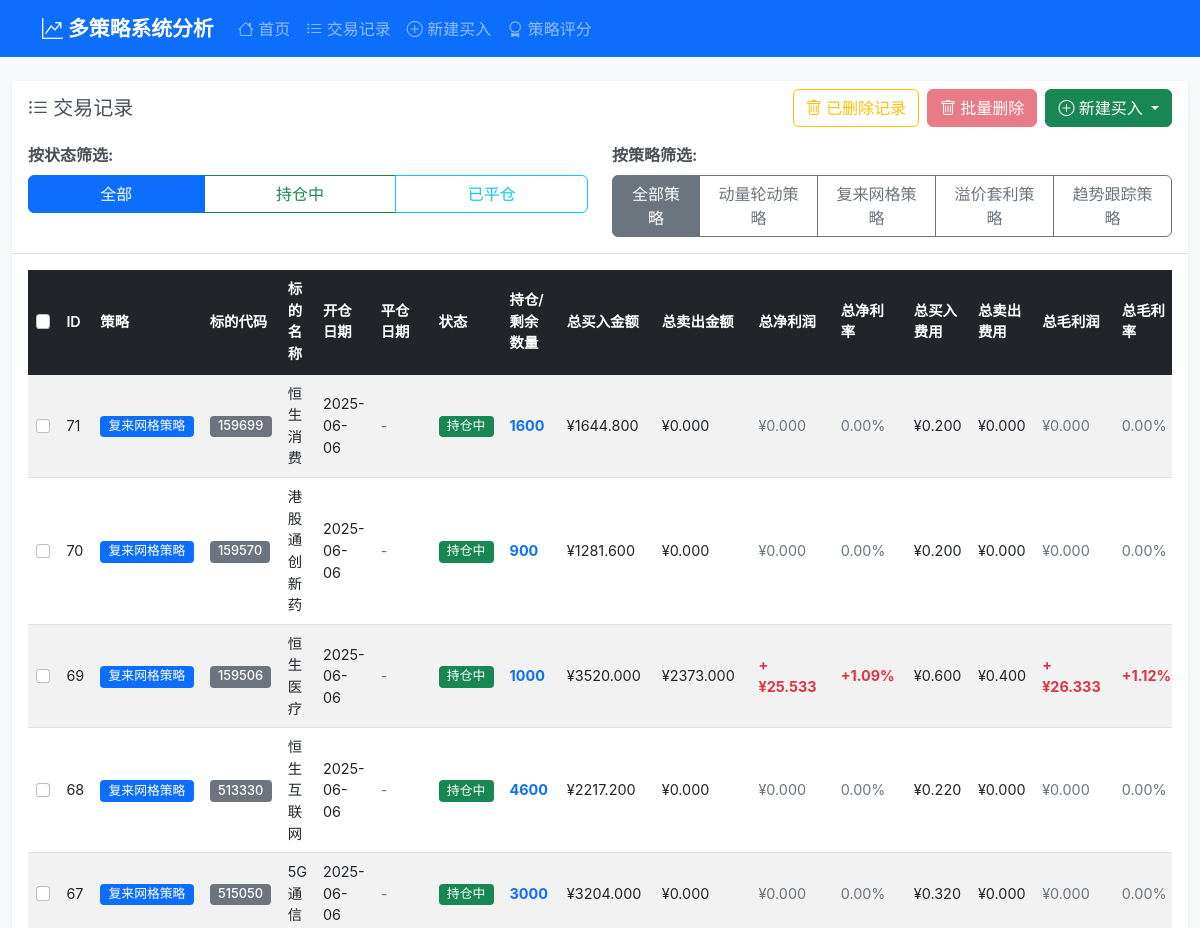
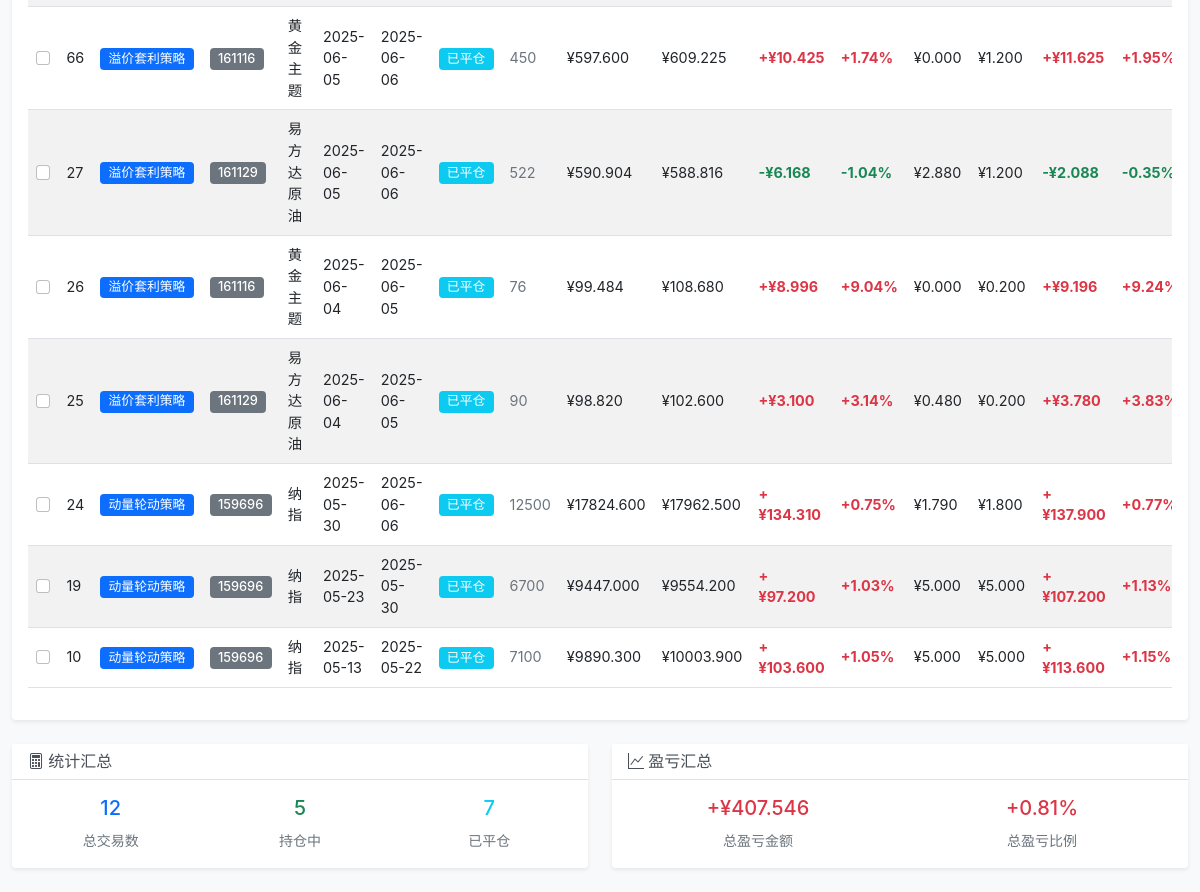
/trades, run on the app's committed database (2 pictures, top to bottom).
### tables this page shows
CREATE TABLE strategies (
                id INTEGER PRIMARY KEY AUTOINCREMENT,
                name TEXT NOT NULL UNIQUE,
                description TEXT,
                is_active BOOLEAN DEFAULT 1,
                created_at TIMESTAMP DEFAULT CURRENT_TIMESTAMP,
                updated_at TIMESTAMP DEFAULT CURRENT_TIMESTAMP
            );

CREATE TABLE trades (
                id INTEGER PRIMARY KEY AUTOINCREMENT,
                symbol_code TEXT NOT NULL,
                symbol_name TEXT NOT NULL,
                open_date DATE NOT NULL,
                close_date DATE,
                status TEXT DEFAULT 'open',  -- open: 持仓中, closed: 已平仓
                total_buy_amount DECIMAL(15,3) DEFAULT 0,
                total_buy_quantity INTEGER DEFAULT 0,
                total_sell_amount DECIMAL(15,3) DEFAULT 0,
                total_sell_quantity INTEGER DEFAULT 0,
                remaining_quantity INTEGER DEFAULT 0,
                total_profit_loss DECIMAL(15,3) DEFAULT 0,
                total_profit_loss_pct DECIMAL(8,4) DEFAULT 0,
                holding_days INTEGER DEFAULT 0,
                created_at TIMESTAMP DEFAULT CURRENT_TIMESTAMP,
                updated_at TIMESTAMP DEFAULT CURRENT_TIMESTAMP
            , strategy TEXT DEFAULT "trend", trade_log TEXT, deleted_at TIMESTAMP, deleted_reason TEXT, strategy_id INTEGER, is_deleted INTEGER DEFAULT 0, delete_date TIMESTAMP, delete_reason TEXT, operator_note TEXT, total_gross_profit DECIMAL(15,3) DEFAULT 0, total_net_profit DECIMAL(15,3) DEFAULT 0, total_net_profit_pct DECIMAL(8,4) DEFAULT 0);

### routes/trading_routes.py (the view)
@trading_bp.route('/trades')
def trades():
    try:
        trading_service = TradingService(current_app.db_service)
        strategy_service = StrategyService(current_app.db_service)
        status = request.args.get('status', 'all')
        strategy_arg = request.args.get('strategy', 'all')
        status_filter = None if not status or status == 'all' else status
        strategy_filter = None
        if strategy_arg and strategy_arg != 'all':
            try:
                strategy_filter = int(strategy_arg)
            except ValueError:
                strategy_filter = strategy_arg
        all_trades = trading_service.get_all_trades(status=status_filter, strategy=strategy_filter)
        strategies_list = strategy_service.get_all_strategies()
        return render_template('trades.html',
                             trades=all_trades,
                             strategies=strategies_list,
                             current_status=status,
                             current_strategy=str(strategy_arg))
    except Exception as e:
        current_app.logger.error(f"交易列表加载失败: {str(e)}")
        return render_template('trades.html', trades=[], strategies=[])

### templates/trades.html (shortened to what this page needs)
{% extends "base.html" %}
{% block content %}
<div class="row">
    <div class="col-12">
        <div class="card">
            <div class="card-header">
                <div class="d-flex justify-content-between align-items-center mb-3">
                    <h5 class="card-title mb-0">
                        <i class="bi bi-list-ul"></i> 交易记录
                    </h5>
                    <div class="d-flex gap-2">
                        <a href="{{ url_for('trading.deleted_trades') }}" class="btn btn-outline-warning">
                            <i class="bi bi-trash"></i> 已删除记录
                        </a>
                        <button class="btn btn-danger" id="batchDeleteBtn" disabled>
                            <i class="bi bi-trash"></i> 批量删除
                        </button>
                        <div class="dropdown">
                            <button class="btn btn-success dropdown-toggle" type="button" data-bs-toggle="dropdown">
                                <i class="bi bi-plus-circle"></i> 新建买入
                            </button>
                        </div>
                    </div>
                </div>
                <div class="row">
                    <div class="col-md-6 mb-2">
                        <label class="form-label fw-bold">按状态筛选:</label>
                        <div class="btn-group w-100" role="group">
                            <a href="{{ url_for('trading.trades') }}?status=all{% if current_strategy != 'all' %}&strategy={{ current_strategy }}{% endif %}"
                               class="btn btn-outline-primary {{ 'active' if current_status == 'all' else '' }}">
                                全部
                            </a>
                            <a href="{{ url_for('trading.trades') }}?status=open{% if current_strategy != 'all' %}&strategy={{ current_strategy }}{% endif %}"
                               class="btn btn-outline-success {{ 'active' if current_status == 'open' else '' }}">
                                持仓中
                            </a>
                            <a href="{{ url_for('trading.trades') }}?status=closed{% if current_strategy != 'all' %}&strategy={{ current_strategy }}{% endif %}"
                               class="btn btn-outline-info {{ 'active' if current_status == 'closed' else '' }}">
                                已平仓
                            </a>
                        </div>
                    </div>
                    <div class="col-md-6 mb-2">
                        <label class="form-label fw-bold">按策略筛选:</label>
                        <div class="btn-group w-100" role="group">
                            <a href="{{ url_for('trading.trades') }}?strategy=all{% if current_status != 'all' %}&status={{ current_status }}{% endif %}"
                               class="btn btn-outline-secondary {{ 'active' if current_strategy == 'all' else '' }}">
                                全部策略
                            </a>
                            {% for s in strategies %}
                            <a href="{{ url_for('trading.trades') }}?strategy={{ s.id }}{% if current_status != 'all' %}&status={{ current_status }}{% endif %}"
                               class="btn btn-outline-secondary {{ 'active' if current_strategy == (s.id|string) else '' }}">
                                {{ s.name }}
                            </a>
                            {% endfor %}
                        </div>
                    </div>
                </div>
            </div>
            <div class="card-body">
                <div class="table-responsive">
                    <table class="table table-striped table-hover">
                        <thead class="table-dark">
                            <tr>
                                <th>
                                    <input type="checkbox" id="selectAll" class="form-check-input">
                                </th>
                                <th>ID</th>
                                <th>策略</th>
                                <th>标的代码</th>
                                <th>标的名称</th>
                                <th>开仓日期</th>
                                <th>平仓日期</th>
                                <th>状态</th>
                                <th>持仓/剩余数量</th>
                                <th>总买入金额</th>
                                <th>总卖出金额</th>
                                <th>总净利润</th>
                                <th>总净利率</th>
                                <th>总买入费用</th>
                                <th>总卖出费用</th>
                                <th>总毛利润</th>
                                <th>总毛利率</th>
                            </tr>
                        </thead>
                        <tbody>
                            {% if trades %}
                                {% for trade in trades %}
                                <tr>
                                    <td>
                                        <input type="checkbox" class="form-check-input trade-checkbox" value="{{ trade.id }}">
                                    </td>
                                    <td>{{ trade.id }}</td>
                                    <td>
                                            <span class="badge bg-primary">
                                                {{ trade.strategy_name or '-' }}
                                        </span>
                                    </td>
                                    <td>
                                        <span class="badge bg-secondary">{{ trade.symbol_code }}</span>
                                    </td>
                                    <td>{{ trade.symbol_name }}</td>
                                    <td>{{ trade.open_date }}</td>
                                    <td>
                                        {% if trade.close_date %}
                                            {{ trade.close_date }}
                                        {% else %}
                                            <span class="text-muted">-</span>
                                        {% endif %}
                                    </td>
                                    <td>
                                        {% if trade.status == 'open' %}
                                            <span class="badge bg-success">持仓中</span>
                                        {% else %}
                                            <span class="badge bg-info">已平仓</span>
                                        {% endif %}
                                    </td>
                                    <td>
                                        {% if trade.status == 'open' %}
                                            <span class="text-primary fw-bold">{{ trade.remaining_quantity }}</span>
                                        {% else %}
                                            <span class="text-muted">{{ trade.total_buy_quantity }}</span>
                                        {% endif %}
                                    </td>
                                    <td>¥{{ "%.3f"|format(trade.total_buy_amount) }}</td>
                                    <td>¥{{ "%.3f"|format(trade.total_sell_amount) }}</td>
                                    <td>
                                        {% if trade.total_net_profit > 0 %}
                                            <span class="text-danger fw-bold">+¥{{ "%.3f"|format(trade.total_net_profit) }}</span>
                                        {% elif trade.total_net_profit < 0 %}
                                            <span class="text-success fw-bold">-¥{{ "%.3f"|format((trade.total_net_profit | abs)) }}</span>
                                        {% else %}
                                            <span class="text-muted">¥0.000</span>
                                        {% endif %}
                                    </td>
                                    <td>
                                        {% if trade.total_net_profit_pct > 0 %}
                                            <span class="text-danger fw-bold">+{{ "%.2f"|format(trade.total_net_profit_pct) }}%</span>
                                        {% elif trade.total_net_profit_pct < 0 %}
                                            <span class="text-success fw-bold">{{ "%.2f"|format(trade.total_net_profit_pct) }}%</span>
                                        {% else %}
                                            <span class="text-muted">0.00%</span>
                                        {% endif %}
                                    </td>
                                    <td>¥{{ "%.3f"|format(trade.total_buy_fees) }}</td>
                                    <td>¥{{ "%.3f"|format(trade.total_sell_fees) }}</td>
                                    <td>
                                        {% if trade.total_profit_loss > 0 %}
                                            <span class="text-danger fw-bold">+¥{{ "%.3f"|format(trade.total_profit_loss) }}</span>
                                        {% elif trade.total_profit_loss < 0 %}
                                            <span class="text-success fw-bold">-¥{{ "%.3f"|format((trade.total_profit_loss | abs)) }}</span>
                                        {% else %}
                                            <span class="text-muted">¥0.000</span>
                                        {% endif %}
                                    </td>
                                    <td>
                                        {% if trade.total_profit_loss_pct > 0 %}
                                            <span class="text-danger fw-bold">+{{ "%.2f"|format(trade.total_profit_loss_pct) }}%</span>
                                        {% elif trade.total_profit_loss_pct < 0 %}
                                            <span class="text-success fw-bold">{{ "%.2f"|format(trade.total_profit_loss_pct) }}%</span>
                                        {% else %}
                                            <span class="text-muted">0.00%</span>
                                        {% endif %}
                                    </td>
                                </tr>
                                {% endfor %}
                            {% endif %}
                        </tbody>
                    </table>
                </div>
            </div>
        </div>
    </div>
</div>
{% if trades %}
<div class="row mt-4">
    <div class="col-md-6">
        <div class="card">
            <div class="card-header">
                <h6 class="card-title mb-0">
                    <i class="bi bi-calculator"></i> 统计汇总
                </h6>
            </div>
            <div class="card-body">
                <div class="row text-center">
                    <div class="col-4">
                        <h5 class="text-primary">{{ trades|length }}</h5>
                        <small class="text-muted">总交易数</small>
                    </div>
                    <div class="col-4">
                        <h5 class="text-success">
                            {{ trades|selectattr("status", "equalto", "open")|list|length }}
                        </h5>
                        <small class="text-muted">持仓中</small>
                    </div>
                    <div class="col-4">
                        <h5 class="text-info">
                            {{ trades|selectattr("status", "equalto", "closed")|list|length }}
                        </h5>
                        <small class="text-muted">已平仓</small>
                    </div>
                </div>
            </div>
        </div>
    </div>
    <div class="col-md-6">
        <div class="card">
            <div class="card-header">
                <h6 class="card-title mb-0">
                    <i class="bi bi-graph-up"></i> 盈亏汇总
                </h6>
            </div>
            <div class="card-body">
                {% set total_profit_loss = trades|sum(attribute='total_profit_loss') %}
                {% set total_investment = trades|sum(attribute='total_buy_amount') %}
                {% set total_profit_loss_pct = (total_profit_loss / total_investment * 100) if total_investment > 0 else 0 %}
                <div class="row text-center">
                    <div class="col-6">
                        {% if total_profit_loss > 0 %}
                            <h5 class="text-danger">+¥{{ "%.3f"|format(total_profit_loss) }}</h5>
                        {% elif total_profit_loss < 0 %}
                            <h5 class="text-success">-¥{{ "%.3f"|format((total_profit_loss | abs)) }}</h5>
                        {% else %}
                            <h5 class="text-muted">¥0.000</h5>
                        {% endif %}
                        <small class="text-muted">总盈亏金额</small>
                    </div>
                    <div class="col-6">
                        {% if total_profit_loss_pct > 0 %}
                            <h5 class="text-danger">+{{ "%.2f"|format(total_profit_loss_pct) }}%</h5>
                        {% elif total_profit_loss_pct < 0 %}
                            <h5 class="text-success">{{ "%.2f"|format(total_profit_loss_pct) }}%</h5>
                        {% else %}
                            <h5 class="text-muted">0.00%</h5>
                        {% endif %}
                        <small class="text-muted">总盈亏比例</small>
                    </div>
                </div>
            </div>
        </div>
    </div>
</div>
{% endif %}
{% endblock %}

### data on the page
strategies: name "动量轮动策略"
strategies: name "复来网格策略"
strategies: name "溢价套利策略"
strategies: name "趋势跟踪策略"
trades: id "71", name "复来网格策略", symbol_code "159699", symbol_name "恒生消费", open_date "2025-06-06", status "持仓中", remaining_quantity "1600", total_buy_amount "1644.800", total_sell_amount "0.000", total_net_profit "¥0.000", total_net_profit_pct "0.00%", total_buy_fees "0.200", total_sell_fees "0.000", total_profit_loss "¥0.000", total_profit_loss_pct "0.00%"
trades: id "70", name "复来网格策略", symbol_code "159570", symbol_name "港股通创新药", open_date "2025-06-06", status "持仓中", remaining_quantity "900", total_buy_amount "1281.600", total_sell_amount "0.000", total_net_profit "¥0.000", total_net_profit_pct "0.00%", total_buy_fees "0.200", total_sell_fees "0.000", total_profit_loss "¥0.000", total_profit_loss_pct "0.00%"
trades: id "69", name "复来网格策略", symbol_code "159506", symbol_name "恒生医疗", open_date "2025-06-06", status "持仓中", remaining_quantity "1000", total_buy_amount "3520.000", total_sell_amount "2373.000", total_net_profit "25.533", total_net_profit_pct "1.09", total_buy_fees "0.600", total_sell_fees "0.400", total_profit_loss "26.333", total_profit_loss_pct "1.12"
trades: id "68", name "复来网格策略", symbol_code "513330", symbol_name "恒生互联网", open_date "2025-06-06", status "持仓中", remaining_quantity "4600", total_buy_amount "2217.200", total_sell_amount "0.000", total_net_profit "¥0.000", total_net_profit_pct "0.00%", total_buy_fees "0.220", total_sell_fees "0.000", total_profit_loss "¥0.000", total_profit_loss_pct "0.00%"
trades: id "67", name "复来网格策略", symbol_code "515050", symbol_name "5G通信", open_date "2025-06-06", status "持仓中", remaining_quantity "3000", total_buy_amount "3204.000", total_sell_amount "0.000", total_net_profit "¥0.000", total_net_profit_pct "0.00%", total_buy_fees "0.320", total_sell_fees "0.000", total_profit_loss "¥0.000", total_profit_loss_pct "0.00%"
trades: id "66", name "溢价套利策略", symbol_code "161116", symbol_name "黄金主题", open_date "2025-06-05", close_date "2025-06-06", status "已平仓", total_buy_quantity "450", total_buy_amount "597.600", total_sell_amount "609.225", total_net_profit "10.425", total_net_profit_pct "1.74", total_buy_fees "0.000", total_sell_fees "1.200", total_profit_loss "11.625", total_profit_loss_pct "1.95"
trades: id "27", name "溢价套利策略", symbol_code "161129", symbol_name "易方达原油", open_date "2025-06-05", close_date "2025-06-06", status "已平仓", total_buy_quantity "522", total_buy_amount "590.904", total_sell_amount "588.816", total_net_profit "6.168", total_net_profit_pct "-1.04", total_buy_fees "2.880", total_sell_fees "1.200", total_profit_loss "2.088", total_profit_loss_pct "-0.35"
trades: id "26", name "溢价套利策略", symbol_code "161116", symbol_name "黄金主题", open_date "2025-06-04", close_date "2025-06-05", status "已平仓", total_buy_quantity "76", total_buy_amount "99.484", total_sell_amount "108.680", total_net_profit "8.996", total_net_profit_pct "9.04", total_buy_fees "0.000", total_sell_fees "0.200", total_profit_loss "9.196", total_profit_loss_pct "9.24"
trades: id "25", name "溢价套利策略", symbol_code "161129", symbol_name "易方达原油", open_date "2025-06-04", close_date "2025-06-05", status "已平仓", total_buy_quantity "90", total_buy_amount "98.820", total_sell_amount "102.600", total_net_profit "3.100", total_net_profit_pct "3.14", total_buy_fees "0.480", total_sell_fees "0.200", total_profit_loss "3.780", total_profit_loss_pct "3.83"
trades: id "24", name "动量轮动策略", symbol_code "159696", symbol_name "纳指", open_date "2025-05-30", close_date "2025-06-06", status "已平仓", total_buy_quantity "12500", total_buy_amount "17824.600", total_sell_amount "17962.500", total_net_profit "134.310", total_net_profit_pct "0.75", total_buy_fees "1.790", total_sell_fees "1.800", total_profit_loss "137.900", total_profit_loss_pct "0.77"
trades: id "19", name "动量轮动策略", symbol_code "159696", symbol_name "纳指", open_date "2025-05-23", close_date "2025-05-30", status "已平仓", total_buy_quantity "6700", total_buy_amount "9447.000", total_sell_amount "9554.200", total_net_profit "97.200", total_net_profit_pct "1.03", total_buy_fees "5.000", total_sell_fees "5.000", total_profit_loss "107.200", total_profit_loss_pct "1.13"
trades: id "10", name "动量轮动策略", symbol_code "159696", symbol_name "纳指", open_date "2025-05-13", close_date "2025-05-22", status "已平仓", total_buy_quantity "7100", total_buy_amount "9890.300", total_sell_amount "10003.900", total_net_profit "103.600", total_net_profit_pct "1.05", total_buy_fees "5.000", total_sell_fees "5.000", total_profit_loss "113.600", total_profit_loss_pct "1.15"

### other printed values
{{ trades|length }} "12"
{{ trades|selectattr("status", "equalto", "open")|list|length }} "5"
{{ trades|selectattr("status", "equalto", "closed")|list|length }} "7"
{{ "%.3f"|format(total_profit_loss) }} "407.546"
{{ "%.2f"|format(total_profit_loss_pct) }} "0.81"
